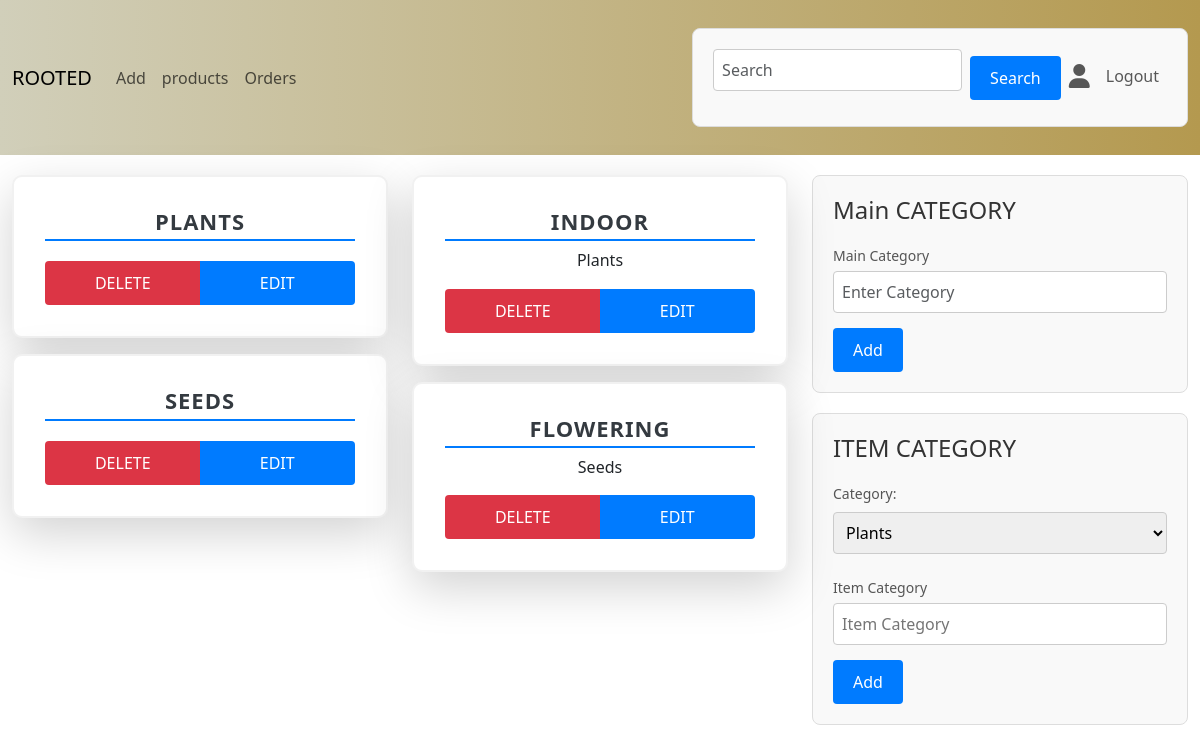
Screenshot of /add_Mcatg (signed in) with the database file from the repository.
### app/models.py (models this page shows, shortened)
class Main_cat(models.Model):
        m_name=models.TextField(unique=True)
        def __str__(self):
            return self.m_name

class Category(models.Model):
        c_name=models.TextField()
        m_cat=models.ForeignKey(Main_cat,on_delete=models.CASCADE)

### app/views.py (the view)
# urls.py: path('add_Mcatg',views.add_Mcatg),
def add_Mcatg(req):
    if 'admin' in req.session:
        if req.method=='POST':
            if 'main_form' in req.POST:
                name=req.POST['m_name']
                data=Main_cat.objects.create(m_name=name)
                data.save()
            elif 'catg_form' in req.POST:
                m_ctg=req.POST['m_ctg']
                name=req.POST['it_ctg']
                data2 = Category.objects.create(m_cat=Main_cat.objects.get(m_name=m_ctg), c_name=name)
                data2.save()
            return redirect(add_Mcatg)
        else:
            data=Category.objects.all()
            data1=Main_cat.objects.all()
            return render(req,'admin/add_Mcatg.html',{'Category':data,'Main_cat':data1})
    else:
        return redirect(m_login)

### templates/admin/add_Mcatg.html (shortened to what this page needs)
<!DOCTYPE html>
<html lang="en">
<head>
    {% load static %}
    <link rel="stylesheet" href="{% static 'css/style.css'%}">
    <link rel="stylesheet" href="https://cdnjs.cloudflare.com/ajax/libs/font-awesome/6.6.0/css/all.min.css">
    <link href="https://cdn.jsdelivr.net/npm/bootstrap@5.3.3/dist/css/bootstrap.min.css" rel="stylesheet">
</head>
<body>
<nav class="navbar navbar-expand-sm " id="navb">
    <div class="container-fluid">
      <a class="navbar-brand" href="../a_home">ROOTED</a>
      <div class="collapse navbar-collapse" id="collapsibleNavbar">
        <ul class="navbar-nav me-auto">
          <li class="nav-item" id="dropdown">
            <a href="" class="nav-link" id="dropbtn">Add</a>
          </li>
          <li class="nav-item" id="dropdown">
            <a href="" class="nav-link" id="dropbtn">products
            </a>
          </li>
          <li class="nav-item" id="dropdown">
            <a href="" class="nav-link" id="dropbtn">Orders
            </a>
          </li>
        </ul>
        <form class="d-flex">
          <input class="form-control me-2" type="text" placeholder="Search">
          <button class="btn btn-primary" type="button">Search</button>
          <ul class="navbar-nav me-auto">
            <li class="nav-item">
              <a class="nav-link" href="m_login"><i class="fa-solid fa-user"></i></a>
            </li>
            <li class="nav-item" >
              <a class="nav-link" href="admin_logout">Logout</i></a>
            </li>
          </ul>
        </form>
      </div>
    </div>
  </nav>
        <div class="container-fluid">
            <div class="row">
                <div class="col-lg-4 col" style="margin-top: 4px;">
                    {% for i in Main_cat %}
                        <div class="card flex-row my-3 shadow-lg border-rounded" style="transition: transform 0.3s, box-shadow 0.3s;">
                            <div class="card-body">
                                <h4 class="card-title text-center">{{ i.m_name }}</h4>
                                <div class="btn-group w-100">
                                    <a href="delete_Mcatg/{{ i.pk }}" class="btn btn-danger btn-block">DELETE</a>
                                    <a href="edit_Mcatg/{{ i.pk }}" class="btn btn-primary btn-block">EDIT</a>
                                </div>
                            </div>
                        </div>
                    {% endfor %}
                </div>
                <div class="col-lg-4 col" style="margin-top: 4px;">
                    {% for i in Category %}
                        <div class="card flex-row my-3 shadow-lg border-rounded" style="transition: transform 0.3s, box-shadow 0.3s;">
                            <div class="card-body">
                                <h4 class="card-title text-center">{{ i.c_name }}</h4>
                                <h6 class="text-center">{{i.m_cat}}</h6>
                                <div class="btn-group w-100">
                                    <a href="delete_catg/{{ i.pk }}" class="btn btn-danger btn-block">DELETE</a>
                                    <a href="edit_catg/{{ i.pk }}" class="btn btn-primary btn-block">EDIT</a>
                                </div>
                            </div>
                        </div>
                    {% endfor %}
                </div>
        <div class="col-lg-4">
          <form action="" method="post" enctype="multipart/form-data" id="main_frm">
              <h2>Main CATEGORY</h2>
              <label for="mctg">Main Category</label>
              <input type="text" class="form-control" placeholder="Enter Category" name="m_name">
               <button type="submit" name="main_form" class="btn btn-primary">Add</button>
          </form>
          <form action="" method="post" enctype="multipart/form-data" id="catg_frm">
              <h2>ITEM CATEGORY</h2>
              <div class="mb-2">
                <label for="m_ctg" class="form-label"> Category:</label>
                <select name="m_ctg" id="">
                  {% for i in Main_cat %}
                    <option value="{{i.m_name}}">{{i.m_name}}</option>
                  {% endfor %}
                </select>
              </div>
              <label for="cate">Item Category</label>
              <input type="text" name="it_ctg" id="it_ctg" placeholder="Item Category"><br>
              <button type="submit" name="catg_form" class="btn btn-primary">Add</button>
          </form>
      </div>
            </div>
        </div>
    </body>
</html>

### static/css/style.css (style rules this page uses)
body { background-color: #f4f4f4; }
#navb { background: linear-gradient(to right, #d1cfba,#b4994f); }
.navbar-nav { display:flex; align-content: center; }
#dropdown { float: left; overflow: hidden; }
.d-flex { display: flex; align-items: center; }
.form-control { border-radius: 20px; padding: 10px 15px; width: 250px; }
.btn-primary { background-color: #bcd86e; border: none; border-radius: 20px; padding: 10px 20px; transition: background-color 0.3s ease; }
.fa-user,.fa-cart-shopping { font-size: 1.5rem; }

### templates/admin/add_Mcatg.html (style rules this page uses)
form { margin: 20px 0; padding: 20px; border: 1px solid #ddd; border-radius: 8px; background-color: #f9f9f9; }
h2 { color: #333; font-size: 24px; margin-bottom: 20px; }
label { font-size: 14px; color: #555; margin-bottom: 5px; display: block; }
input[type="text"], select { width: 100%; padding: 8px; margin-bottom: 15px; border: 1px solid #ccc; border-radius: 4px; box-sizing: border-box; }
input[type="submit"], .btn { padding: 10px 20px; background-color: #007bff; color: white; border: none; border-radius: 4px; cursor: pointer; font-size: 16px; }
.mb-2 { margin-bottom: 20px; }
.col-lg-4 { width: 100%; max-width: 400px; margin: 0 auto; }
.card { border: 2px solid #f1f1f1; border-radius: 10px; padding: 15px; background-color: #ffffff; transition: transform 0.3s ease-in-out, box-shadow 0.3s ease-in-out; }
.card-title { font-size: 22px; font-weight: 600; color: #343a40; text-transform: uppercase; margin-bottom: 10px; letter-spacing: 1px; text-align: center; border-bottom: 2px solid #007bff; padding-bottom: 5px; }
.btn-group .btn { margin-top: 10px; }
.btn-block { width: 48%; }
.btn-danger { background-color: #dc3545; border-color: #dc3545; }
.btn-primary { background-color: #007bff; border-color: #007bff; }
.my-3 { margin-top: 20px; }

### rows the page displays
Main_cat: m_name "PLANTS"
Main_cat: m_name "SEEDS"
Category: c_name "INDOOR", m_cat "Plants"
Category: c_name "FLOWERING", m_cat "Seeds"

### other values shown
form field m_ctg "Plants"
